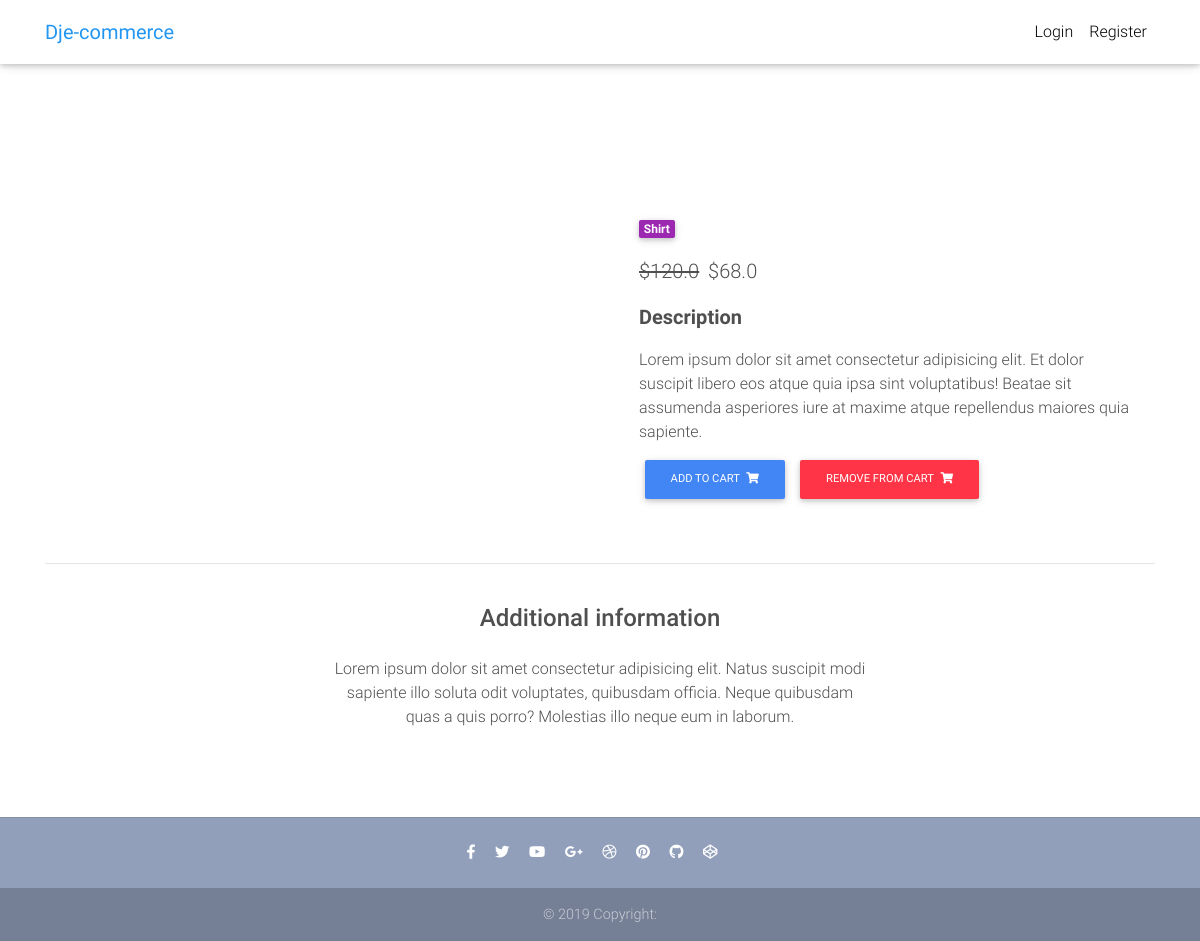
The app's page /product/1/denim-shirt/ with its own data.
### core/models.py (models this page shows, shortened)
class Item(models.Model):
    title           = models.CharField(max_length=255)
    slug            = models.SlugField(null=True, blank=True)
    price           = models.FloatField()
    discount_price  = models.FloatField(null=True, blank=True)
    catagory        = models.CharField(max_length=2, choices=CATAGORY_CHOICES)
    label           = models.CharField(max_length=1, choices=LABEL_CHOICES)
    description     = models.TextField()
    def get_add_item_to_cart_url(self):
        return reverse("core:add_to_cart", kwargs={"pk":self.pk, "slug":self.slug})
    def get_remove_from_cart_url(self):
        return reverse("core:remove_from_cart", kwargs={"pk":self.pk, "slug":self.slug})

### core/views.py (the view)
# urls.py: path('product/<pk>/<slug>/', ItemDetailView.as_view(), name='product'),
class ItemDetailView(DetailView):
    model = Item
    template_name = 'product.html'

### templates/product.html (shortened to what this page needs)
{% extends "base.html" %}
{% block content %}
  <main class="mt-5 pt-4">
    <div class="container dark-grey-text mt-5">
      <div class="row wow fadeIn">
        <div class="col-md-6 mb-4">
        </div>
        <div class="col-md-6 mb-4">
          <div class="p-4">
            <div class="mb-3">
              <a href="">
                <span class="badge purple mr-1">{{ object.get_catagory_display }}</span>
              </a>
            </div>
            <p class="lead">
              {% if object.discount_price %}
              <span class="mr-1">
                <del>${{ object.price }}</del>
              </span>
              <span>${{ object.discount_price }}</span>
              {% else %}
              <span>${{ object.price }}</span>
              {% endif %}
            </p>
            <p class="lead font-weight-bold">Description</p>
            <p>{{object.description}}</p>
            <a class="btn btn-primary btn-md my-0 p" href="{{object.get_add_item_to_cart_url}}">
              Add to cart
              <i class="fas fa-shopping-cart ml-1"></i>
            </a>
            <a class="btn btn-danger btn-md my-0 p" href="{{object.get_remove_from_cart_url}}">
              Remove from cart
              <i class="fas fa-shopping-cart ml-1"></i>
            </a>
          </div>
        </div>
      </div>
      <hr>
      <div class="row d-flex justify-content-center wow fadeIn">
        <div class="col-md-6 text-center">
          <h4 class="my-4 h4">Additional information</h4>
          <p>Lorem ipsum dolor sit amet consectetur adipisicing elit. Natus suscipit modi sapiente illo soluta odit
            voluptates,
            quibusdam officia. Neque quibusdam quas a quis porro? Molestias illo neque eum in laborum.</p>
        </div>
      </div>
      <div class="row wow fadeIn">
        <div class="col-lg-4 col-md-12 mb-4">
        </div>
        <div class="col-lg-4 col-md-6 mb-4">
        </div>
        <div class="col-lg-4 col-md-6 mb-4">
        </div>
      </div>
    </div>
  </main>
{% endblock content %}

### templates/base.html (style rules this page uses)
html, body, header, .carousel { height: 60vh; }

### records on screen
Item: catagory "Shirt", price "120.0", discount_price "68.0", description "Lorem ipsum dolor sit amet consectetur adipisicing elit. Et dolor suscipit libero eos atque quia ipsa sint voluptatibus! Beatae sit assumenda asperiores iure at maxime atque repellendus maiores quia sapiente."
